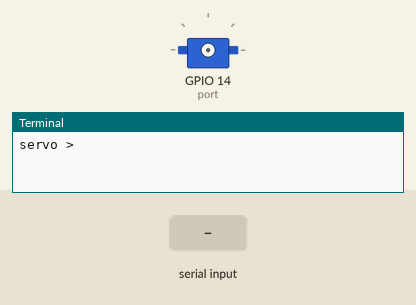
The program below on a simulated Raspberry Pi (BCM pin numbers). Parts: servo, the last lines printed to the terminal. The test bench sets the inputs (shaded band). Servo angles are drawn from the pulse width (0.5 ms = 0°, 2.5 ms = 180°).

Above: at 1.2 s.
1.3 s: "5" typed at the terminal, then Enter
2.8 s: "90" typed at the terminal, then Enter
At 3.6 s:
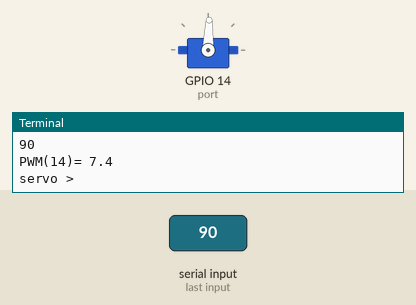
Timing chart, 0 to 5.8 s (numbered marks = the images above; inputs shaded):
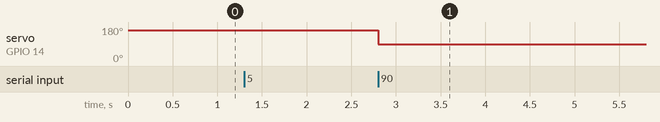

Measured:
- after the input at 2.8 s, servo on GPIO 14 (port): 163° → 88° at once

The program:

ex05_servo.py
```python
#!/usr/bin/env python3

###############################################################################
# Example 5 Servo PWM Control
#
#                        Copyright (c) 2021 Wataru KUNINO https://bokunimo.net/
###############################################################################

# ラズベリー・パイに接続した Tower Pro製 マイクロ・サーボモータSG90を
# キーボードから入力した角度の位置に回転して合わせます。。
# 回転時に約120mAの電流が流れます(電源5.2V, 無負荷, 実測値, ピーク電流除く)。
# servo > のプロンプトが表示されたら角度0～180を入力してください。
# 終了するには[Ctrl]キーを押しながら[C]を押してください。

port = 14                                       # GPIO ポート番号=14 (8番ピン)
duty_min = 3.0                                  # 180°のときのPWMのDuty比
duty_max = 11.8                                 # 0°のときのPWMのDuty比

from RPi import GPIO                            # GPIOモジュールの取得
from time import sleep                          # sleepモジュールの取得
GPIO.setmode(GPIO.BCM)                          # ポート番号の指定方法の設定
GPIO.setup(port, GPIO.OUT)                      # ポートportのGPIOを出力に設定
pwm = GPIO.PWM(port, 50)                        # 50Hzを設定
pwm.start(0)                                    # PWM出力 0% (Lレベル)

def deg2duty(deg):                              # Duty比を計算する関数
    return (duty_max - duty_min) * (180 - deg) / 180 + duty_min

try:                                            # キー割り込みの監視を開始
    while True:                                 # 繰り返し処理
        print('servo',end=' > ');               # キーボード入力待ち表示
        val_s =input()                          # キーボードから入力
        if len(val_s)<0 or not val_s.isdigit(): # 入力が数字でないとき
            continue                            # whileの先頭に戻る
        val = int(val_s)                        # 整数値をvalに代入
        if val < 0 or val > 180:                # 0〜180の範囲外のとき
            continue                            # whileの先頭に戻る
        duty = deg2duty(val)                    # 角度値をデューティに変換
        pwm.ChangeDutyCycle(duty)               # サーボの制御を実行
        # sleep(0.36 + 1 / 50)                  # 回転待ち時間
        # pwm.ChangeDutyCycle(0)                # サーボの制御を停止
        print('PWM('+str(port)+')=', str(duty)) # ポート番号と変数dutyを表示

except (KeyboardInterrupt,EOFError):            # キー割り込み発生時
    print('\nKeyboardInterrupt')                # キーボード割り込み表示
    GPIO.cleanup(port)                          # GPIOを未使用状態に戻す
    exit()                                      # 終了

'''
pi@raspberrypi:~ $ git clone https://bokunimo.net/git/raspifan ⏎
　～～～～～～～～～～～～～～～～～～(省略)～～～～～～～～～～～～～～～～～
pi@raspberrypi:~ $ cd raspifan ⏎
pi@raspberrypi:~/raspifan $ ./ex05_servo.py ⏎
servo > 0 ⏎
PWM(14)= 13.0
servo > 45 ⏎
PWM(14)= 10.425
servo > 90 ⏎
PWM(14)= 7.8500000000000005
servo > 135 ⏎
PWM(14)= 5.275
servo > 180 ⏎
PWM(14)= 2.7
servo > ^C
KeyboardInterrupt
pi@raspberrypi:~/raspifan $
'''
```
